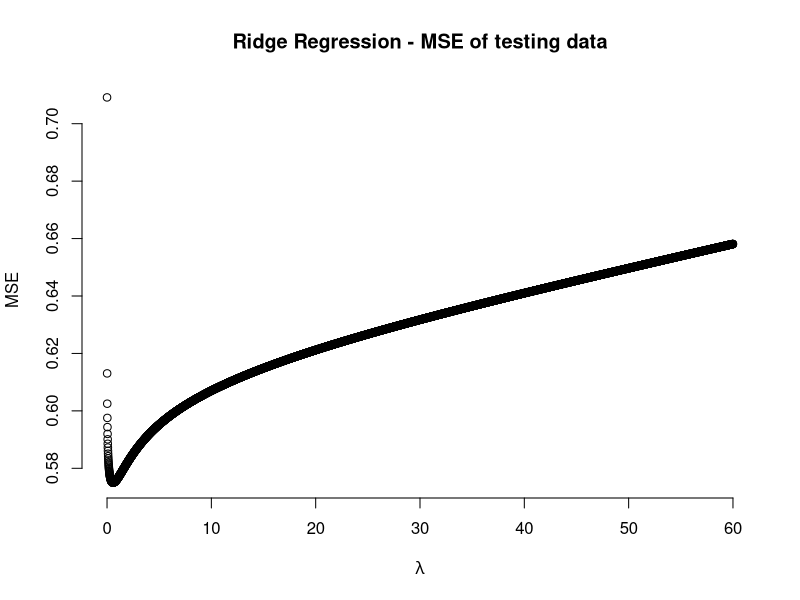

Write the R code that produced this figure.
# Assignment 1
# Brad Klassen

######################
##### Question 1 #####
######################

# Set my working directory
setwd('/Users/bradklassen/Brock_University/Grad/MATH5P87/Data/')

# Read in long data csv file
long_data = read.csv('sample_long_format.csv')

# Convert to wide
wide_data = reshape(long_data, idvar = 'observation', timevar = 'variable', v.names = 'value', direction = 'wide')

# Remove 'value.' from column names
names(wide_data) = gsub('value.', '', names(wide_data))

# Reset index
rownames(wide_data) = NULL

# Read in wide data to verify
wide_data_ex = read.csv('sample_wide_format.csv')

# Print data sets to ensure they are the same
print(wide_data)
print(wide_data_ex)

######################
##### Question 2 #####
######################

# Read in data for question 2
q2_data = read.csv('assignment1-q2.csv', stringsAsFactors = FALSE)

# a)

# Rename the variable `x' to `x1'
q2_data[q2_data$variable == 'x', 'variable'] = 'x1'

# b)

# Remove all rows corresponding to observation 2
q2_data = q2_data[(q2_data$observation != 2),]

# c)

# Add rows to the data frame for a new observation 4 (x1 = 3, y = 2)
q2_data[nrow(q2_data) + 1,] = c('4', 'x1', '3')
q2_data[nrow(q2_data) + 1,] = c('4', 'y', '2')

# d)

# Add rows to the data frame for a new variable 
# x2 (x2(observation = 1) = 3, x2(observation = 3) = 1, x2(observation = 4) = 5)
q2_data[nrow(q2_data) + 1,] = c('1', 'x2', '3')
q2_data[nrow(q2_data) + 1,] = c('3', 'x2', '1')
q2_data[nrow(q2_data) + 1,] = c('4', 'x2', '5')

# e)

# Create a new column named 'value-squared' containing the squared y, x1 and x2
# values for each observation
q2_data$value = as.numeric(q2_data$value)
q2_data$'value-squared' = q2_data$value ^ 2

# Sort by observation, variable in ascending order
q2_data = q2_data[order(q2_data$observation, q2_data$variable),]

# Reset index
rownames(q2_data) = NULL

# f)

# Output the data frame as a csv
write.csv(q2_data, file = 'q2_answer.csv')

######################
##### Question 3 #####
######################

# Read in csv data from week 1 example
week_1_ex = read.csv('week1-example.csv')

# a)

# Create Euclidean distance function
euclidean_distance = function(x1, x2){
  # x1 and x2 are 2 dimensional vectors (inputs)
  # returns the euclidean distance between x1 and x2
  return(sqrt((x1[1] - x2[1])^2 + (x1[2] - x2[2])^2))
}

# Create l1 distance function
l1_distance = function(x1, x2){
  # x1 and x2 are 2 dimensional vectors (inputs)
  # returns the l1 distance between x1 and x2
  return(sum(abs(x1-x2)))
}

# kNN classification
kNN = function(X, Y, x_new, k, distance = euclidean_distance){ 
  
  # Number of rows in Y
  n = length(Y)	
  
  # Creates empty distance matrix
  distances = matrix(0, nrow = n)
  
  # Loop from 1 to n and store the distance between data points in the distance matrix
  # Observation to classify is x_new
  for(i in c(1:n)){
    distances[i] = distance(X[i,], x_new)
  }
  
  # Sort distances from smallest to largest 
  sorted_distances = sort(distances)
  
  # Takes the kth element of sorted distance
  sorted_distances[k]
  
  # Stores values that are less than or equal to the kth element of sorted distance
  # Where k is the number of neighbours
  my_kNN = which(distances <= sorted_distances[k])
  
  # If the mean of the my_KNN is <= 0.5 classify as 0, otherwise classify as 1
  # Return the value predicted class (y_new)
  if(mean(Y[my_kNN]) <= 0.5){
    y_new = 0
  }else{
    y_new = 1
  }
  return(y_new)
}

# b)

### Apply kNN with k = 10 to data

# Y values from week 1 example data (Binary, 0 & 1 values)
Y = week_1_ex$y

# Creates a matrix of the input variables
X = matrix(c(week_1_ex$x1, week_1_ex$x2), nrow = length(Y), ncol = 2)

# Sets the number of nearest neighbours to consider
k = 10

# Creates a matrix of 0 values for output purposes
predicted_classes = matrix(0, nrow = length(Y))

# For 1 to the number of observations in Y, run through the kNN algorithm using l1 distance
for(i in c(1:length(Y))){
  predicted_classes[i] = kNN(X, Y, X[i,], k, distance = l1_distance)
}

# Display as integer for viewing purposes
as.integer(predicted_classes == Y)

# Print classfication accuracy
mean(predicted_classes == Y)

#######################
##### Question 4 ######
#######################

# Read in prostate data csv file
prostate_data = read.csv('prostate-data.csv')

# Select the subset of columns
prostate_data = prostate_data[, names(prostate_data) %in% c('lpsa', 'lcavol', 'lweight', 'age', 'lbph', 'lcp')]

# Set seed for reproducible simulations
set.seed(0)

# Randomly sample to create indices
n = dim(prostate_data)[1]

# Set size of training data
n_training = round(n * 0.75)

# Set size of testing data
n_testing = n - n_training

# Get indices of training data
training_index = sample(c(1:n), size = n_training, replace = FALSE)

# Create training data set
training_data = prostate_data[training_index,]

# Create testing data set
testing_data = prostate_data[-training_index,]

# a)

# Using sum of squares as the performance metric for evaluation

##### Perform forward selection with k = 1 #####

model = lm(lpsa ~ lcavol, data = training_data)
sum(residuals(model)^2) / n_training

model = lm(lpsa ~ lweight, data = training_data)
sum(residuals(model)^2) / n_training

model = lm(lpsa ~ age, data = training_data)
sum(residuals(model)^2) / n_training

model = lm(lpsa ~ lbph, data = training_data)
sum(residuals(model)^2) / n_training

model = lm(lpsa ~ lcp, data = training_data)
sum(residuals(model)^2) / n_training

##### Perform forward selection with k = 2 #####

model = lm(lpsa ~ lcavol + lweight, data = training_data)
sum(residuals(model)^2) / n_training

model = lm(lpsa ~ lcavol + age, data = training_data)
sum(residuals(model)^2) / n_training

model = lm(lpsa ~ lcavol + lbph, data = training_data)
sum(residuals(model)^2) / n_training

model = lm(lpsa ~ lcavol + lcp, data = training_data)
sum(residuals(model)^2) / n_training

##### Perform forward selection with k = 3 #####

model = lm(lpsa ~ lcavol + lweight + age, data = training_data)
sum(residuals(model)^2) / n_training

model = lm(lpsa ~ lcavol + lweight + lbph, data = training_data)
sum(residuals(model)^2) / n_training

model = lm(lpsa ~ lcavol + lweight + lcp, data = training_data)
sum(residuals(model)^2) / n_training

##### Perform forward selection with k = 4 #####

model = lm(lpsa ~ lcavol + lweight + age + lbph, data = training_data)
sum(residuals(model)^2) / n_training

model = lm(lpsa ~ lcavol + lweight + +age + lcp, data = training_data)
sum(residuals(model)^2) / n_training

##### Perform forward selection with k = 5 #####

model = lm(lpsa ~ lcavol + lweight + age + lbph + lcp, data = training_data)
sum(residuals(model)^2) / n_training

# Reorder columns in training_data & testing_data
training_data = training_data[,c('lpsa', 'lcavol', 'lweight', 'age', 'lbph', 'lcp')]
testing_data = testing_data[,c('lpsa', 'lcavol', 'lweight', 'age', 'lbph', 'lcp')]

# b)

# Set k value for maximum number of columns
k = 5

# Initialize mean-squared error (MSE) values
MSE = matrix(0, nrow = k)

# Use k + 1 to always include lpsa as first column (Needed because it is the output variable)
# Test for 1 input variable to 5 to find optimal MSE value
for(i in c(1:k+1)){
  
  # Creates new training data set using the number of columns indicated by i
  training_data_1 = training_data[,seq(1,i)]
  
  # Creates new testing data set using the number of columns indicated by i
  testing_data_1 = testing_data[,seq(1,i)]
  
  # Creates model using training data
  model = lm(lpsa ~ ., data = training_data_1)
  
  # Predicted values using testing data set
  yHat = predict(model, testing_data_1)
  
  # Store MSE value in the MSE matrix  
  MSE[i-1] = sum((yHat - testing_data$lpsa) ^ 2) / n_testing
}

# Which k value minimizes MSE?
which.min(MSE)

# What is the minimum MSE?
min(MSE)

######################
##### Question 5 #####
######################

# Read in prostate data csv file
prostate_data = read.csv('prostate-data.csv')

# Select the subset of columns 
prostate_data = prostate_data[, names(prostate_data) %in% c('lpsa', 'lcavol', 'lweight', 'age')]

# a)

# lcavol * lweight
prostate_data$lcavol_lweight = prostate_data$lcavol * prostate_data$lweight
# lcavol * age
prostate_data$lcavol_age = prostate_data$lcavol * prostate_data$age
# lweight * age
prostate_data$lweight_age = prostate_data$lweight * prostate_data$age
# lcavol * lweight * age
prostate_data$lcavol_lweight_age = prostate_data$lcavol * prostate_data$lweight * prostate_data$age

# b)

# Set seed for reproducible simulations
set.seed(0)

# Randomly sample to create indices
n = dim(prostate_data)[1]

# Set size of training data
n_training = round(n * 0.75)

# Set size of testing data
n_testing = n - n_training

# Get indices of training data
training_index = sample(c(1:n), size = n_training, replace = FALSE)

# Create training data set
training_data = prostate_data[training_index,]

# Create testing data set
testing_data = prostate_data[-training_index,]

# Create input and output data sets
Y = matrix(training_data$lpsa, nrow = n_training)
X = model.matrix(lpsa ~ ., data = training_data)

# For predictions, create test input and output variables
testing_Y = matrix(testing_data$lpsa, nrow = n_testing)
testing_X = model.matrix(lpsa ~ ., data = testing_data)

# Number of inputs (not including intercepts)
p = dim(testing_X)[2] - 1

# Initialize input means and standard deviations
# Need to save them so we can apply to both training and testing data
x_mean = matrix(0, nrow = p)
x_sd = matrix(0, nrow = p)

# Get mean and standard deviation from training data
for(i in c(1:p)){
  x_mean[i] = mean(X[,i+1])
  x_sd[i] = sd(X[,i+1])
}

# Apply transformation to training and testing data
for(i in c(1:p)){
  X[,i+1] = (X[,i+1] - x_mean[i]) / x_sd[i]
  testing_X[, i+1] = (testing_X[,i+1] - x_mean[i]) / x_sd[i]
}

# c)

# A sequence of lambda values to evaluate
lambda_values = seq(from = 0, to = 60, by = 0.01)
n_lambda_values = length(lambda_values)

# Initialize empty matrix for MSE values
MSE = matrix(0, nrow = n_lambda_values)

# Create input matrix without intercept term
X0 = X[,-1]

# Perform ridge regression for a range of lambda values
for(i in c(1:n_lambda_values)){ 
  
  # Set lambda equal to the ith element of lambda_values
  lambda = lambda_values[i]
  
  # Find beta values of ridge regression
  B0Hat = solve(t(X0) %*% X0 + diag(p) * lambda) %*% t(X0) %*% (Y - mean(Y))
  BHat = c(mean(Y), B0Hat)
  
  # Predicted values using testing_X data set and beta values
  yHat = testing_X %*% BHat
  
  # Store MSE value in the MSE matrix
  MSE[i] = sum((yHat - testing_Y)^2) / n_testing
}

# Plot MSE values as a function of lambda
plot(lambda_values, MSE, xlab = expression(lambda), ylab = 'MSE', main = 'Ridge Regression - MSE of testing data', bty = 'n')

# Index of lambda value that minimizes MSE
which.min(MSE)

# Lambda value that minimizes MSE
lambda_values[which.min(MSE)]

# Minimum MSE value
min(MSE)

#####################
####### Bonus #######
#####################

t_f_matrix = function(p, k){
  
  # Create list of TRUE, FALSE values
  values = c(TRUE, FALSE)
  
  # Repeats list of TRUE, FALSE values p times
  values_p = lapply(numeric(p), function(x) values)
  
  # Finds each possible combination of the TRUE, FALSE and store in a matrix
  mat = as.matrix(expand.grid(values_p))
  
  # Gets indices of rows where the number of TRUE values is equal to k
  inds = which(rowSums(mat) == k)
  
  # Creates matrix using indices from above
  mat = mat[inds,]
  
  # Output the created matrix
  return(mat)
}

# Test the function with p = 6 & k = 3
t_f_matrix(6, 3)
